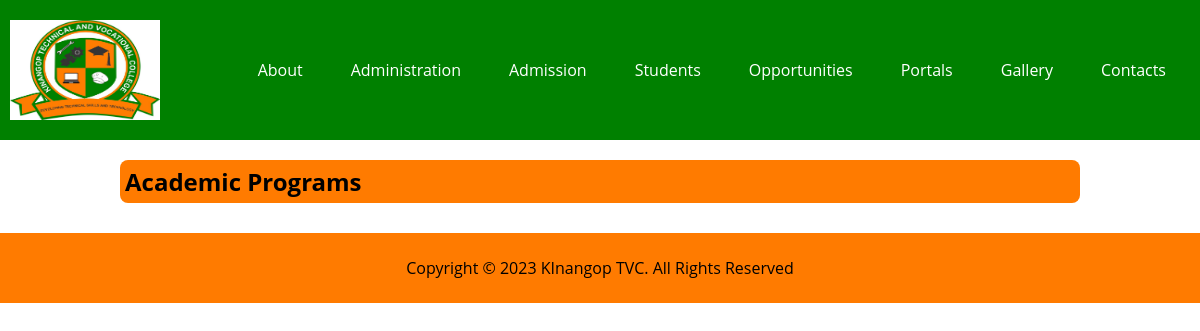
The page /programs/ on the database as committed earlier.
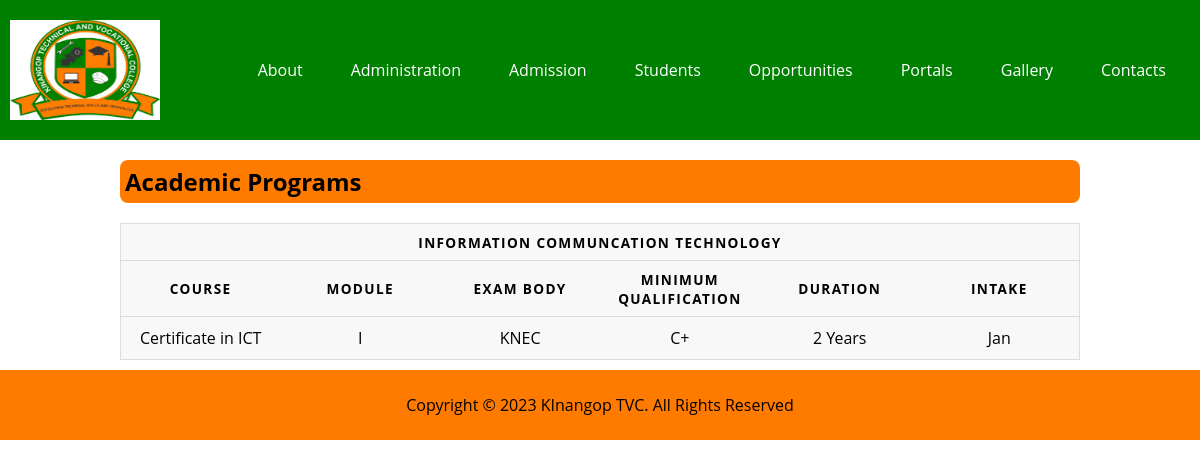
The same page on the database as committed later.
### department/models.py (models this page shows, shortened)
class department(models.Model):
    department_name = models.CharField(max_length=150)
    department_code = models.CharField(max_length=150)

class course(models.Model):
    exam_bodies_choices = [
        ('KNEC', 'KNEC'),
        ('NITA', 'NITA'),
        ('KASNEB', 'KASNEB'),
    ]
    department = models.ForeignKey(department, on_delete=models.CASCADE)
    course_code = models.CharField(max_length=150)
    course_name = models.CharField(max_length=150)
    module = models.CharField(max_length=50)
    exam_body = models.CharField(max_length=50, choices = exam_bodies_choices)
    min_qualification = models.CharField(max_length=150)
    duration = models.CharField(max_length=50)
    intake = models.CharField(max_length=50)

### department/views.py (the view)
# urls.py: path('programs/', views.programs, name='programs'),
def programs(request):
    departments = department.objects.all()
    context = {'departments' : departments }
    return render(request, 'admissions/programs.html', context)

### pages/templates/admissions/programs.html (shortened to what this page needs)
{% extends 'app/main.html' %} {% load static %}
  {% block content %}
  <section class="main">
    <div class="container">
      <section class="content">
        <h2 class="title-head">Academic Programs</h2>
        <table>
          <thead>
            {% for department in departments %}
            <tr>
              <th colspan="6">{{ department.department_name }}</th>
            </tr>
            <tr>
              <th scope="col">Course</th>
              <th scope="col">Module</th>
              <th scope="col">Exam Body</th>
              <th scope="col">Minimum Qualification</th>
              <th scope="col">Duration</th>
              <th scope="col">Intake</th>
            </tr>
          </thead>
          {% for course in department.course_set.all %}
          <tbody>
            <tr>
              <td scope="row" data-label="Course">{{ course.course_name}}</td>
              <td scope="row" data-label="Module">{{ course.module}}</td>
              <td data-label="Exam Body">{{ course.exam_body}}</td>
              <td data-label="Minimum Qualification">
                {{ course.min_qualification }}
              </td>
              <td data-label="Duration">{{ course.duration }}</td>
              <td data-label="Intake">{{ course.intake }}</td>
            </tr>
          </tbody>
          {% endfor%} {% endfor %}
        </table>
      </section>
    </div>
  </section>
  {% endblock %}

### pages/templates/app/main.html (shortened to what this page needs)
{% load static %}
<!DOCTYPE html>
<html lang="en">
  <head>
    <link rel="stylesheet" href="{% static 'css/styles.css' %}" />
  </head>
  <body>
    <header class="nav">
      <a href="/"
        ><img
          src="{% static 'images/kinangop-logo.jpeg' %}"
          alt="Kinangop TVC"
          class="logo"
      /></a>
      <ul class="main-nav">
        <li>
          <a href="{% url 'about' %}">About</a>
        </li>
        <li>
          <a href="">Administration</a>
        </li>
        <li>
          <a href="{% url 'procedures' %}">Admission</a>
        </li>
        <li>
          <a href="">Students</a>
        </li>
        <li>
          <a href="">Opportunities</a>
        </li>
        <li>
          <a href="">Portals</a>
        </li>
        <li><a href="{% url 'gallery' %}">Gallery</a></li>
        <li><a href="{% url 'contacts' %}">Contacts</a></li>
      </ul>
    </header>
    {% block content %} {% endblock %}
    <footer>
      <p id="copy">
        Copyright &copy; {% now "Y" %} KInangop TVC. All Rights Reserved
      </p>
    </footer>
  </body>
</html>

### static/css/styles.css (style rules this page uses)
:root { --primary-color: hsl(120, 100%, 25%); --secondary-color: hsl(29, 100%, 50%); --white: hsl(255, 100%, 100%); --blue: hsl(248, 32%, 49%); --darkBlue: hsl(249, 10%, 26%); --grayishBlue: hsl(246, 25%, 77%); --darkgreen: hsl(154, 50%, 45%); }
*, *::after, *::before { margin: 0; padding: 0; box-sizing: border-box; }
html { font-size: 62.5%; font-family: "Open sans", sans-serif; }
body { font-size: 1.6rem; min-height: 100vh; }
ul { list-style: none; }
a { text-decoration: none; }
p { line-height: 1.5; }
.container { max-width: 80%; margin: auto; }
img, picture, svg, video { max-width: 100%; display: block; }
.nav { position: relative; display: flex; align-items: center; justify-content: space-between; background-color: var(--primary-color); padding: 2rem 1rem; }
.logo { width: 15rem; height: 10rem; }
.main-nav { display: flex; align-items: center; }
.main-nav li { position: relative; }
.main-nav a { padding: 2rem; color: var(--white); margin: 0 0.4rem; }
.title-head { padding: 0.5rem; font-size: 2.4rem; background-color: var(--secondary-color); border-radius: 0.8rem; margin: 2rem 0; }
footer { min-height: 7rem; background-color: var(--secondary-color); text-align: center; }
#copy { line-height: 7rem; }
.content { margin: 1rem 0; }
table { border: 1px solid #ccc; border-collapse: collapse; width: 100%; table-layout: fixed; }
table tr { background-color: #f8f8f8; border: 1px solid #ddd; padding: 0.35em; }
table th, table td { padding: 0.625em; text-align: center; }
table th { font-size: 0.85em; letter-spacing: 0.1em; text-transform: uppercase; }

Rows that differ between the two databases and show on the page:
added department: department_name "INFORMATION COMMUNCATION TECHNOLOGY"
added course: course_name "Certificate in ICT", module "I", exam_body "KNEC", min_qualification "C+", duration "2 Years", intake "Jan"
